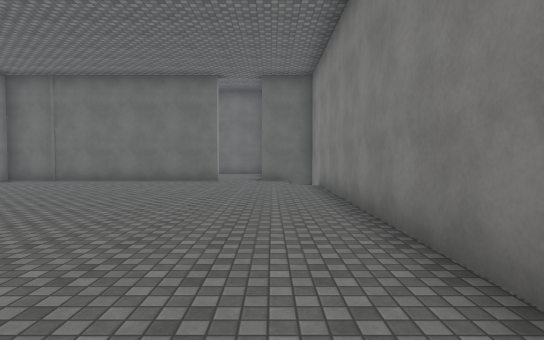
[1] (above)

21 first-person views from a walk through a scene from a Unity 3-D project. The camera is 1.5 m above the floor, tilts 2° down and sees 80° across. The floor is counted in squares, 2 m on a side. Each view is taken from the middle of a square. On the plan, view 1 faces up. The plan holds only what a view shows up to about 11 squares ahead; the rest is blank. The place goes on beyond the plan. The player is left out. Some animated figures are left out. Surface patterns are stand-ins for the level's own textures.

[2]
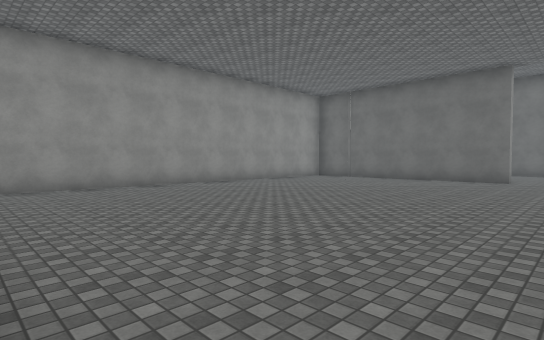

[3]
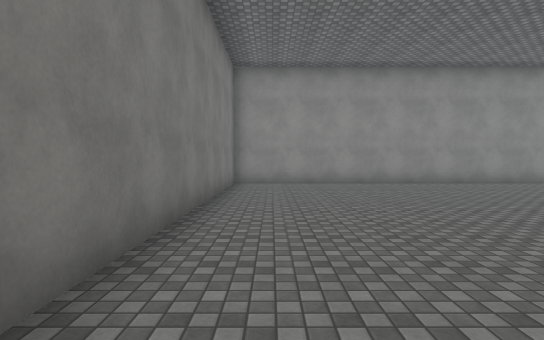

[4]
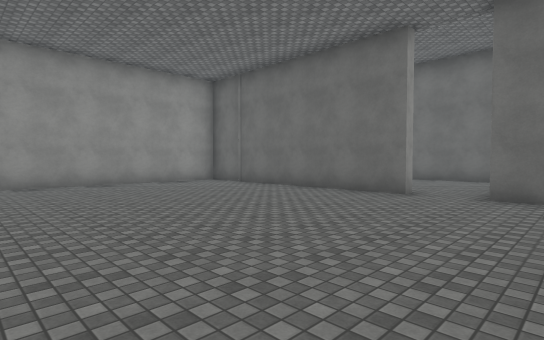

[5]
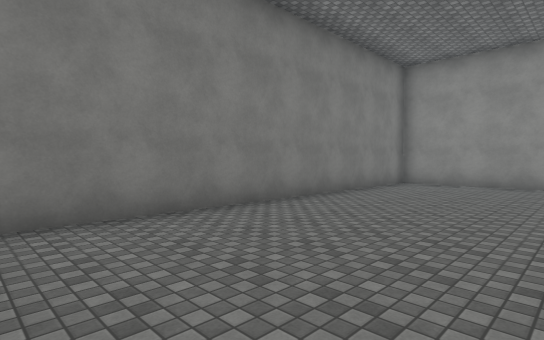

[6]
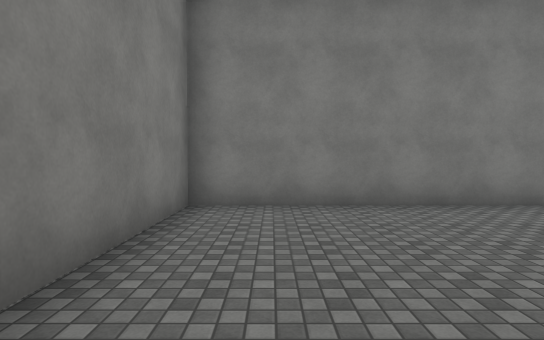

[7]
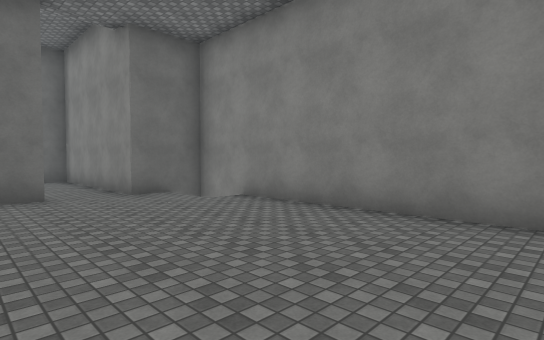

[8]
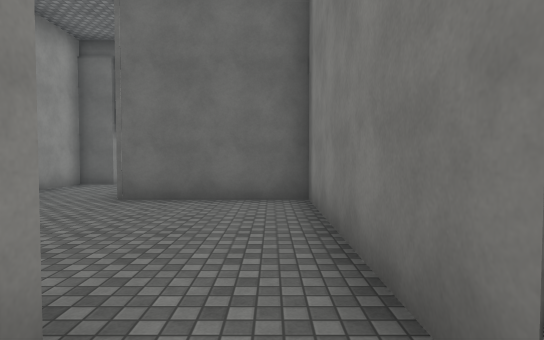

[9]
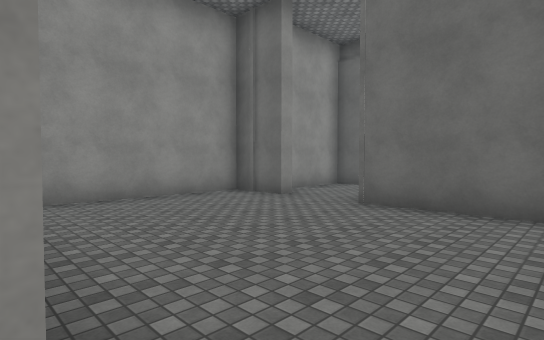

[10]
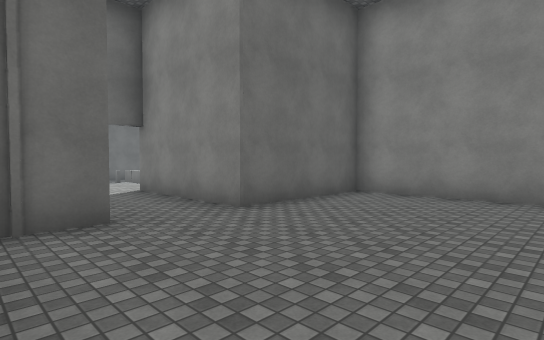

[11]
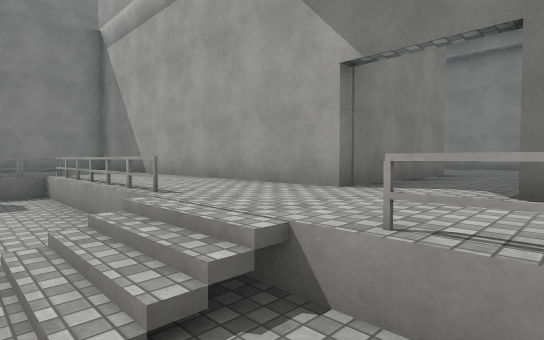

[12]
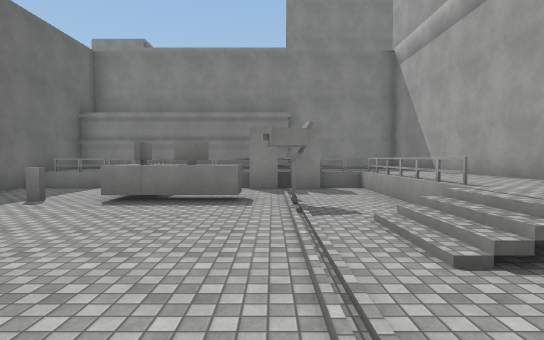

[13]
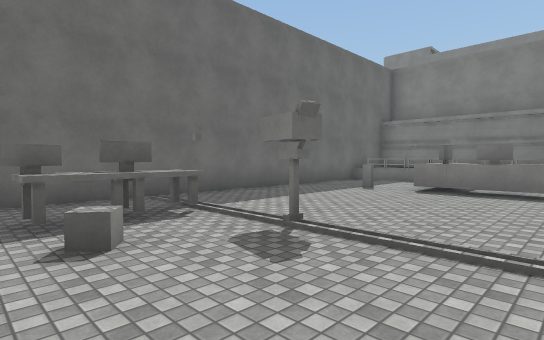

[14]
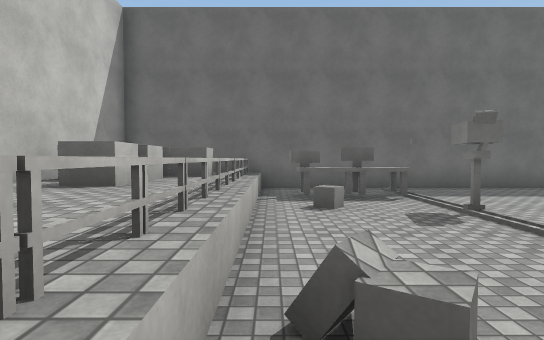

[15]
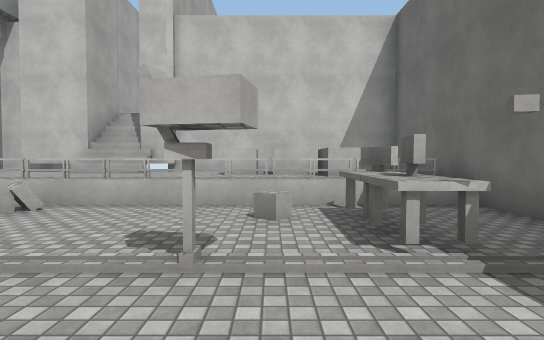

[16]
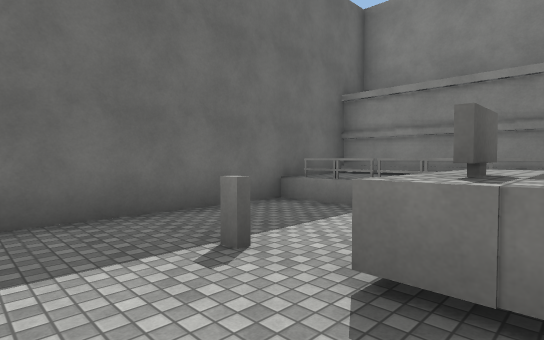

[17]
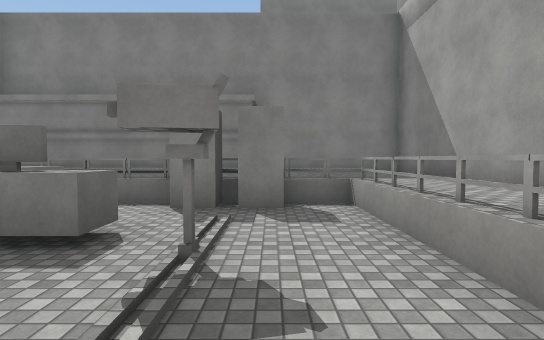

[18]
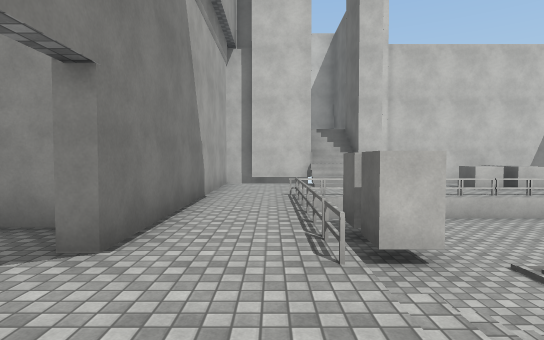

[19]
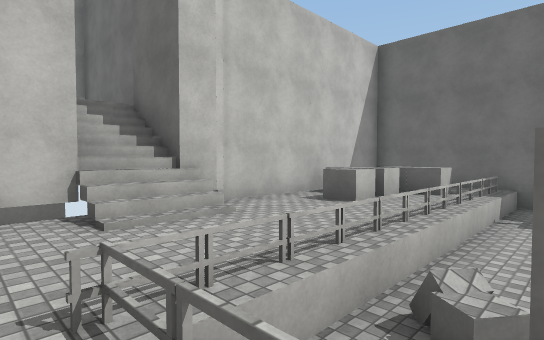

[20]
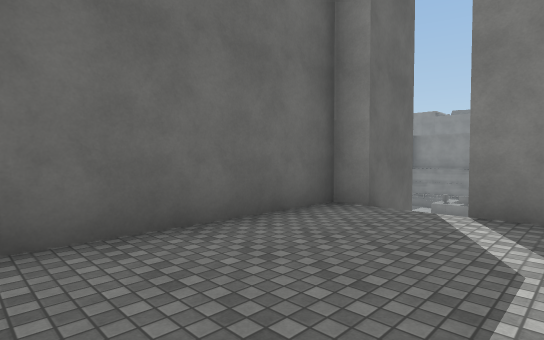

[21]
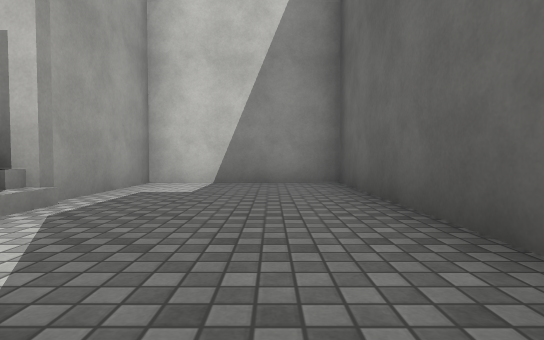

### Floor plan
Key: @ floor where view 1 was taken; # wall or solid block; . main floor; - floor 0.75 m lower than the main floor; : floor 3.5 m higher than the main floor; / step, stairs or slope; = window, fence, low wall or low ledge; ^ raised ledge.
Columns run from 20 left of view 1 to 5 right of it. Each row starts with its distance up from view 1.
 31         #################
 30        #  .-----------..#
 29        # ..-----------..#
 28        #.^.-^^--------  #
 27        #^^.-=------^^^  #
 26        #.^.---#----^--..#
 25 ########...--------^--..#
 24 #:::::##/..-------#--#..#
 23 #:::::///..-#--///---#...#
 22 #:::::##/..-##-//=----...#
 21 #:://:##.................#
 20 ####  ########...........#
 19              =#..#########
 18              =...#
 17               ...#
 16              //..####
 15             ^/......#
 14              /......#
 13             ^/......#
 12              /......#
 11            ########.##
 10            #.........##
  9            #..........#
  8            #..........#
  7            #..........#
  6            #..........#
  5            #..........#
  4            #..........#
  3            #..........#
  2            #..........#
  1            #..........#
  0            #........@.#
 -1            #..........#
 -2            ############

Where each view was taken, in squares from view 1:
view 1: 0 up, 0 right, facing up
view 2: 1 down, 0 right, facing up-left
view 3: 0 up, 1 right, facing left
view 4: 4 up, 1 right, facing up-left
view 5: 3 up, 1 right, facing down-left
view 6: 4 up, 0 right, facing down
view 7: 4 up, 3 left, facing up-right
view 8: 10 up, 1 left, facing up
view 9: 11 up, 1 left, facing up-left
view 10: 12 up, 7 left, facing up-right
view 11: 23 up, 6 left, facing down-right
view 12: 24 up, 7 left, facing right
view 13: 24 up, 9 left, facing up-right
view 14: 22 up, 9 left, facing up
view 15: 27 up, 4 left, facing left
view 16: 26 up, 3 left, facing up-right
view 17: 23 up, 4 left, facing right
view 18: 21 up, 3 left, facing left
view 19: 21 up, 8 left, facing up-left
view 20: 21 up, 19 left, facing up-right
view 21: 23 up, 14 left, facing left
